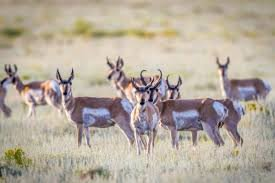
#> input picture exam/question3/animals/antelope/1a3f59ee02.jpg, 275 x 183 px; its folder holds only this picture in this run; the run also reads 1 picture not shown here
$ python main.py
#> lines starting #> are read from the running program, lines starting #| are printed output that depends on the picture
import pathlib
import json
import os
import math
import random
import numpy as np
import cv2
from tqdm import tqdm
from scipy.spatial import cKDTree as KDTree


def get_average_color(img):

    if img.size == 0:
        return (0, 0, 0)
    average_color = np.mean(img, axis=(0, 1))
    if np.isnan(average_color).any():

        print("Warning: NaN detected in average color computation.")
        return (0, 0, 0)
    return tuple(int(round(c)) for c in average_color)


CACHE_FILE = "cache.json"

if not os.path.exists(CACHE_FILE):
    imgs_dir = pathlib.Path("animals")
    images = list(imgs_dir.glob("**/*.jpg"))

    data = {}
    for img_path in tqdm(images, desc="Caching Images"):
        img = cv2.imread(str(img_path))
#> img is the input picture: shape (183, 275, 3); mean B, G, R 156.2, 169.5, 179.9
        average_color = get_average_color(img)
#> in get_average_color, `average_color = np.mean(img, axis=(0, 1))`: average_color = [156.2, 169.5, 179.9]
#> average_color = (156, 170, 180)
        avg_col_key = str(tuple(average_color))
#> avg_col_key = '(156, 170, 180)'
        data.setdefault(avg_col_key, []).append(str(img_path))
#> pass 2 of the loop `for img_path in tqdm(images, desc="Caching Images"):`:
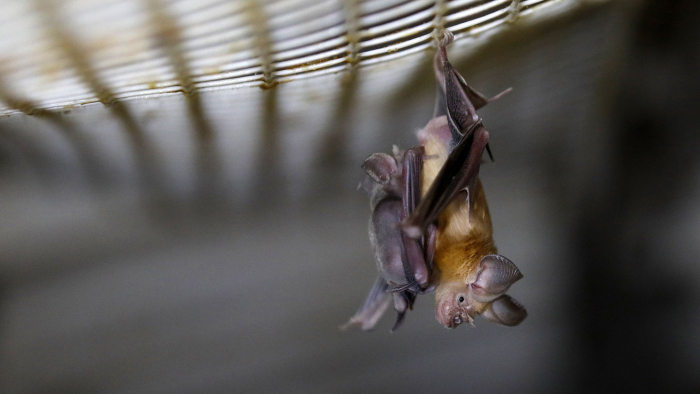
#> input picture exam/question3/animals/bat/2bcd2a1dd7.jpg, 1400 x 787 px (shown at 1/2 size)
#> img is the input picture: shape (787, 1400, 3); mean B, G, R 84.9, 87.3, 90.1
#> `average_color = get_average_color(img)`: average_color = (85, 87, 90)
#> avg_col_key = '(85, 87, 90)'
#> pass 3 of the loop `for img_path in tqdm(images, desc="Caching Images"):`:
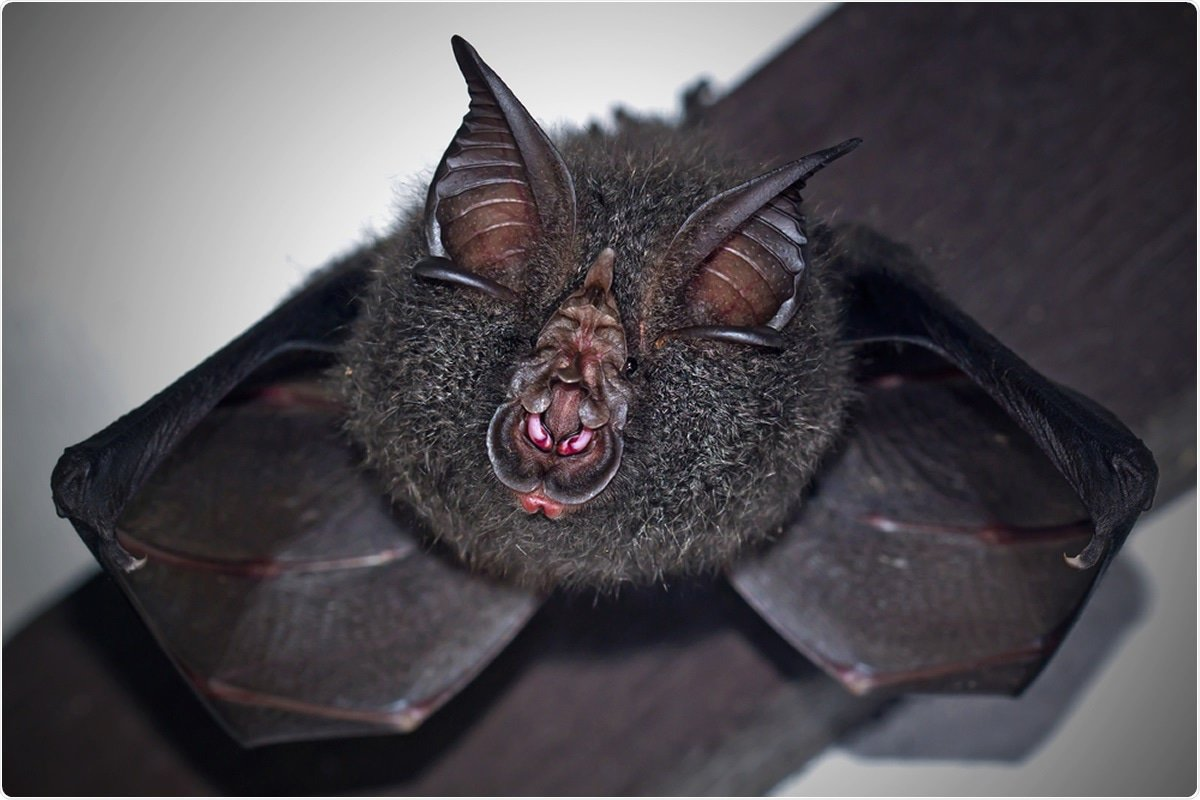
#> input picture exam/question3/animals/bat/2d028b789d.jpg, 1200 x 800 px
#> img is the input picture: shape (800, 1200, 3); mean B, G, R 84.4, 79.7, 83.3
#> `average_color = get_average_color(img)`: average_color = (84, 80, 83)
#> avg_col_key = '(84, 80, 83)'

    with open(CACHE_FILE, "w") as file:
        json.dump(data, file, indent=2, sort_keys=True)
    print("Caching done.")
else:
    with open(CACHE_FILE, "r") as file:
        data = json.load(file)


color_keys = []
color_values = []
for c_str in data.keys():
    c_tuple = eval(c_str)
    color_keys.append(c_tuple)
    color_values.append(c_str)
#> this loop made 3 passes
#> after the loop, color_keys = [(156, 170, 180), (85, 87, 90), (84, 80, 83)]; color_values = ['(156, 170, 180)', '(85, 87, 90)', '(84, 80, 83)']

color_array = np.array(color_keys, dtype=np.float32)
#> color_array = [[156, 170, 180], [85, 87, 90], [84, 80, 83]]
tree = KDTree(color_array)

def get_closest_color_kdtree(color):
    dist, idx = tree.query(np.array(color, dtype=np.float32), k=1)
    return eval(color_values[idx])


resized_tile_cache = {}

def load_and_resize_tile(path, tw, th):
    key = (path, tw, th)
    if key in resized_tile_cache:
        return resized_tile_cache[key]

    tile_img = cv2.imread(path)
    if tile_img is None:
        return None
    tile_img = cv2.resize(tile_img, (tw, th))
    resized_tile_cache[key] = tile_img
    return tile_img

img = cv2.imread("image.jpg")
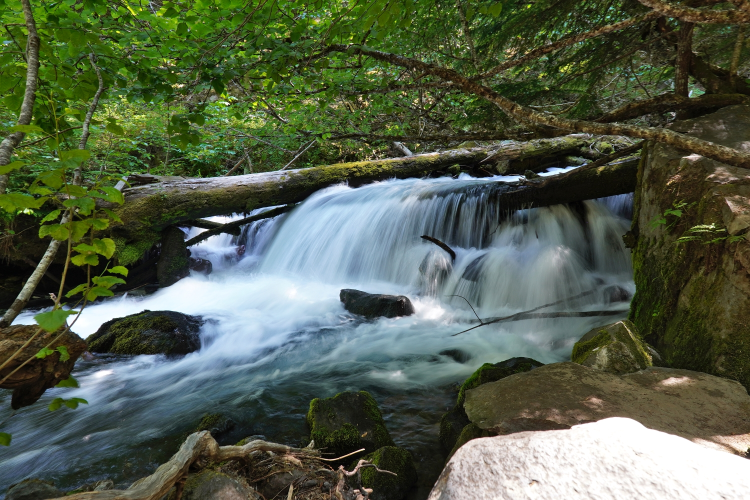
#> input picture exam/question3/image.jpg, 1500 x 1000 px (shown at 1/2 size)
#> img is the input picture: shape (1000, 1500, 3); mean B, G, R 75.2, 95, 84
if img is None:
    raise FileNotFoundError("image.jpg not found or not readable.")
img_height, img_width, _ = img.shape
#> img_height = 1000; img_width = 1500

tile_height, tile_width = 120, 120
num_tiles_h = img_height // tile_height
#> num_tiles_h = 8
num_tiles_w = img_width // tile_width
#> num_tiles_w = 12


img = img[: tile_height * num_tiles_h, : tile_width * num_tiles_w]
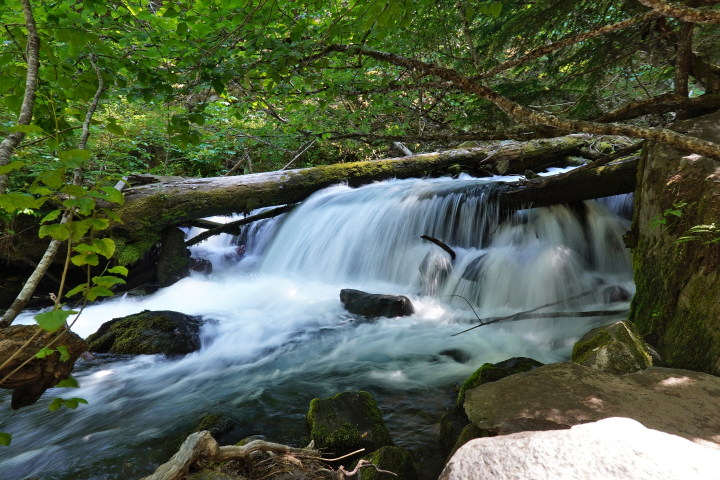
#> img: shape (960, 1440, 3) (shown at 1/2 size); mean B, G, R 74.2, 94.3, 81.8

tiles = []
for y in range(0, img.shape[0], tile_height):
    for x in range(0, img.shape[1], tile_width):
        tiles.append((y, y + tile_height, x, x + tile_width))

print("Creating Mosaic...")
for (y0, y1, x0, x1) in tqdm(tiles, desc="Processing Tiles"):
    tile_region = img[y0:y1, x0:x1]
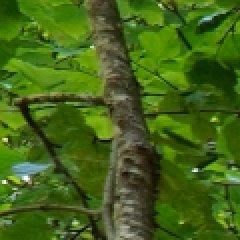
#> tile_region: shape (120, 120, 3) (shown 2 times larger); mean B, G, R 23.2, 100.2, 67.3
    if tile_region.size == 0:
        continue

    average_color = get_average_color(tile_region)
#> average_color = (23, 100, 67)
    closest_color = get_closest_color_kdtree(average_color)
#> in get_closest_color_kdtree, `dist, idx = tree.query(np.array(color, dtype=np.float32), k=1)`: dist = 66.16; idx = 2
#> closest_color = (84, 80, 83)
    paths_for_color = data[str(closest_color)]
#> paths_for_color = ['animals/bat/2d028b789d.jpg']
    i_path = random.choice(paths_for_color)
#> i_path = 'animals/bat/2d028b789d.jpg'

    tile_img = load_and_resize_tile(i_path, tile_width, tile_height)
#> in load_and_resize_tile, `tile_img = cv2.resize(tile_img, (tw, th))`:
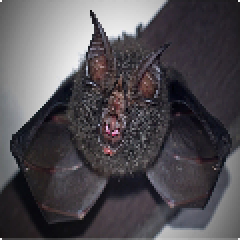
#> tile_img: shape (120, 120, 3) (shown 2 times larger); mean B, G, R 83, 78.3, 81.8
    if tile_img is None:
        print(f"Warning: Unable to read or resize {i_path}. Skipping.")
        continue
    img[y0:y1, x0:x1] = tile_img
#> pass 2 of the loop `for (y0, y1, x0, x1) in tqdm(tiles, desc="Processing Tiles"):`:
#> `tile_region = img[y0:y1, x0:x1]`:
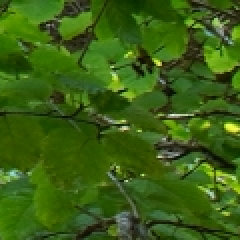
#> tile_region: shape (120, 120, 3) (shown 2 times larger); mean B, G, R 19.5, 94.6, 58
#> `average_color = get_average_color(tile_region)`: average_color = (19, 95, 58)
#> `img[y0:y1, x0:x1] = tile_img`:
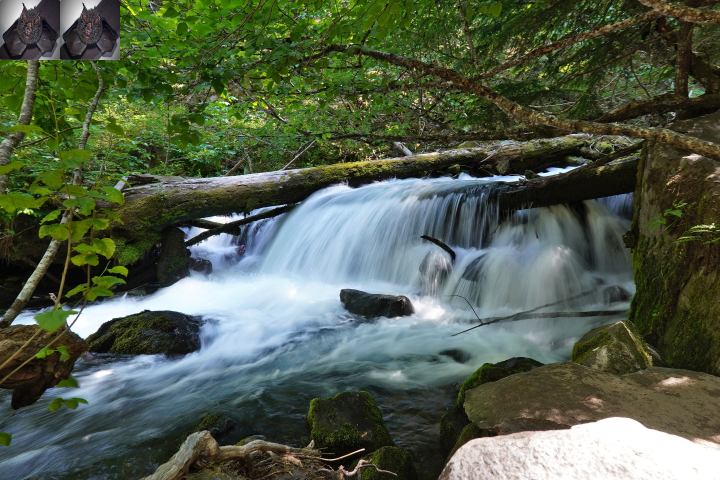
#> img: shape (960, 1440, 3) (shown at 1/2 size); mean B, G, R 75.5, 93.9, 82.2
#> pass 3 of the loop `for (y0, y1, x0, x1) in tqdm(tiles, desc="Processing Tiles"):`:
#> `tile_region = img[y0:y1, x0:x1]`:
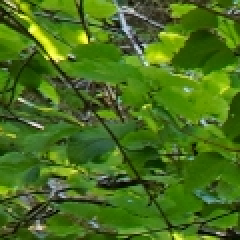
#> tile_region: shape (120, 120, 3) (shown 2 times larger); mean B, G, R 28, 110.3, 72.2
#> `average_color = get_average_color(tile_region)`: average_color = (28, 110, 72)
#> closest_color = (85, 87, 90)
#> paths_for_color = ['animals/bat/2bcd2a1dd7.jpg']
#> i_path = 'animals/bat/2bcd2a1dd7.jpg'
#> `img[y0:y1, x0:x1] = tile_img`:
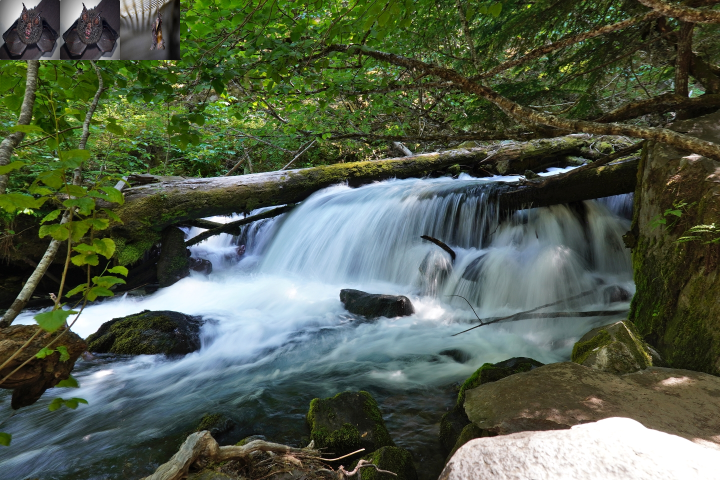
#> img: shape (960, 1440, 3) (shown at 1/2 size); mean B, G, R 76, 93.7, 82.4
#> the loop made 96 passes; the first 3 are shown

cv2.imwrite("output_mosaic.jpg", img)
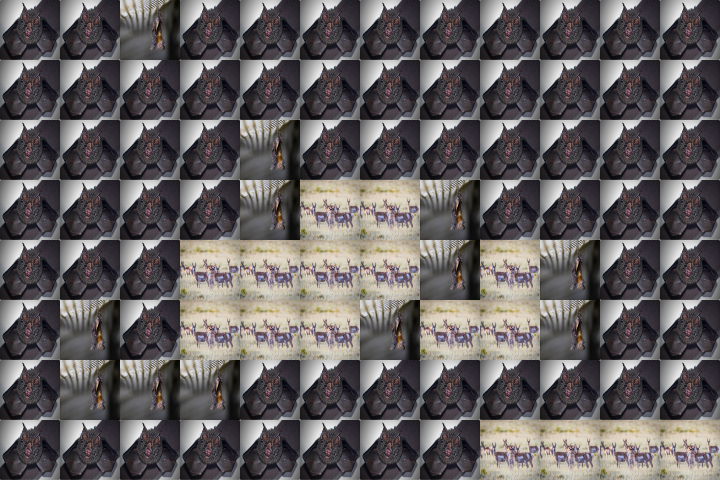
#> saved as output_mosaic.jpg: shape (960, 1440, 3) (shown at 1/2 size); mean B, G, R 95.4, 94.6, 99.2
print("Mosaic saved to output_mosaic.jpg.")
